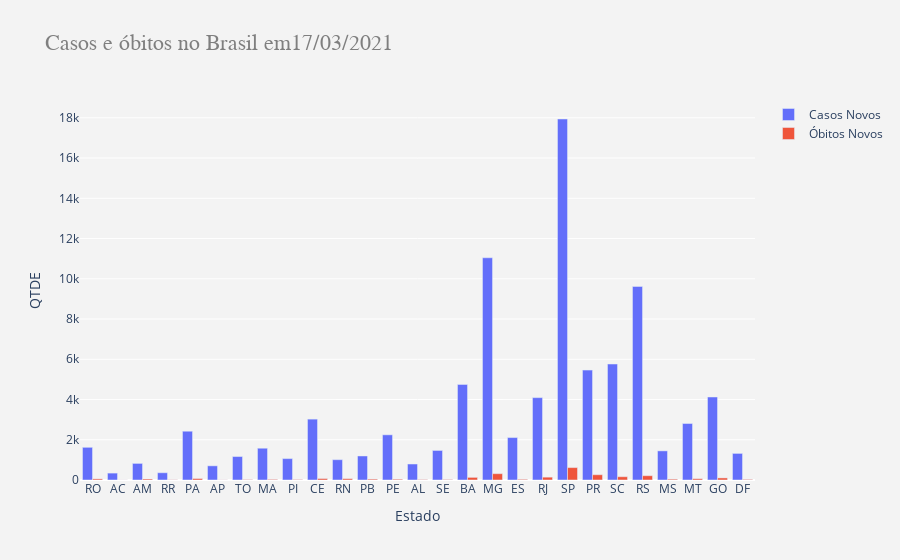

This figure's notebook cell:
### Code cell
#Gráfico com Casos e óbitos

trace1 = go.Bar(x = dataset2x['estado'],
                y = dataset2x['casosNovos'],
               name = 'Casos Novos')
trace2 = go.Bar(x = dataset2x['estado'],
                y = dataset2x['obitosNovos'],
                name = 'Óbitos Novos')
data = [trace1, trace2]


layout = go.Layout(title = 'Casos e óbitos no Brasil em'+data_atual.strftime('%d/%m/%Y'),
                   titlefont = {'family': 'Arial',
                                'size': 22,
                                'color': '#7f7f7f'},
                   xaxis = {'title': 'Estado'},
                   yaxis = {'title': 'QTDE'},
                   paper_bgcolor = 'rgb(243, 243, 243)',
                   plot_bgcolor = 'rgb(243, 243, 243)')


fig = go.Figure(data=data, layout=layout)
py.iplot(fig)

### Figure 1 — Plotly figure (JSON) as saved in the notebook; plotly's stock layout.template omitted (floating-point values rounded to 4 significant figures)
{"data": [{"name": "Casos Novos", "type": "bar", "x": ["RO", "AC", "AM", "RR", "PA", "AP", "TO", "MA", "PI", "CE", "RN", "PB", "PE", "AL", "SE", "BA", "MG", "ES", "RJ", "SP", "PR", "SC", "RS", "MS", "MT", "GO", "DF"], "y": [1624, 343, 824, 360, 2424, 704, 1165, 1579, 1063, 3025, 1009, 1194, 2245, 794, 1468, 4749, 11045, 2109, 4093, 17942, 5461, 5764, 9619, 1447, 2807, 4125, 1321]}, {"name": "Óbitos Novos", "type": "bar", "x": ["RO", "AC", "AM", "RR", "PA", "AP", "TO", "MA", "PI", "CE", "RN", "PB", "PE", "AL", "SE", "BA", "MG", "ES", "RJ", "SP", "PR", "SC", "RS", "MS", "MT", "GO", "DF"], "y": [55, 4, 49, 11, 72, 6, 20, 31, 23, 72, 65, 44, 39, 20, 24, 130, 314, 34, 141, 617, 262, 163, 213, 42, 64, 103, 30]}], "layout": {"paper_bgcolor": "rgb(243, 243, 243)", "plot_bgcolor": "rgb(243, 243, 243)", "title": {"font": {"color": "#7f7f7f", "family": "Arial", "size": 22}, "text": "Casos e óbitos no Brasil em17/03/2021"}, "xaxis": {"title": {"text": "Estado"}}, "yaxis": {"title": {"text": "QTDE"}}}}
